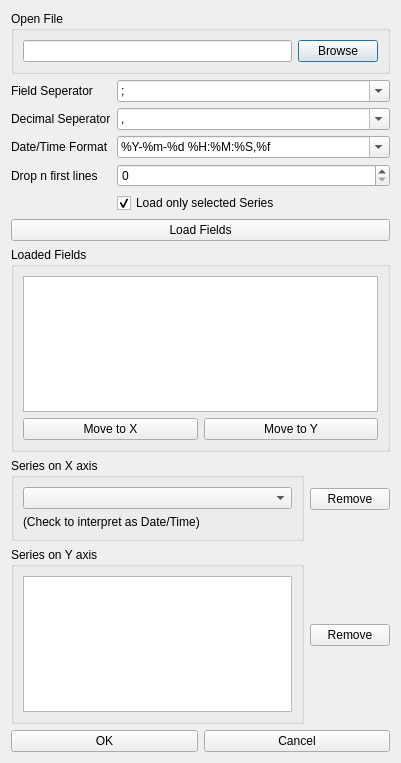
<?xml version="1.0" encoding="UTF-8"?>
<ui version="4.0">
 <class>NewPlot</class>
 <widget class="QDialog" name="NewPlot">
  <property name="geometry">
   <rect>
    <x>0</x>
    <y>0</y>
    <width>401</width>
    <height>763</height>
   </rect>
  </property>
  <property name="windowTitle">
   <string>New Plot</string>
  </property>
  <property name="sizeGripEnabled">
   <bool>false</bool>
  </property>
  <layout class="QVBoxLayout" name="verticalLayout_4">
   <item>
    <widget class="QGroupBox" name="groupBox">
     <property name="title">
      <string>Open File</string>
     </property>
     <layout class="QHBoxLayout" name="horizontalLayout">
      <item>
       <widget class="QLineEdit" name="txtFile"/>
      </item>
      <item>
       <widget class="QPushButton" name="btnBrowse">
        <property name="text">
         <string>Browse</string>
        </property>
       </widget>
      </item>
     </layout>
    </widget>
   </item>
   <item>
    <layout class="QFormLayout" name="formLayout">
     <item row="0" column="0">
      <widget class="QLabel" name="label">
       <property name="frameShape">
        <enum>QFrame::NoFrame</enum>
       </property>
       <property name="frameShadow">
        <enum>QFrame::Plain</enum>
       </property>
       <property name="text">
        <string>Field Seperator</string>
       </property>
      </widget>
     </item>
     <item row="0" column="1">
      <widget class="QComboBox" name="txtSep">
       <property name="editable">
        <bool>true</bool>
       </property>
       <item>
        <property name="text">
         <string>;</string>
        </property>
       </item>
       <item>
        <property name="text">
         <string>,</string>
        </property>
       </item>
       <item>
        <property name="text">
         <string>&lt;tab&gt;</string>
        </property>
       </item>
      </widget>
     </item>
     <item row="1" column="0">
      <widget class="QLabel" name="label">
       <property name="text">
        <string>Decimal Seperator</string>
       </property>
      </widget>
     </item>
     <item row="1" column="1">
      <widget class="QComboBox" name="txtDecimal">
       <property name="editable">
        <bool>true</bool>
       </property>
       <item>
        <property name="text">
         <string>,</string>
        </property>
       </item>
       <item>
        <property name="text">
         <string>.</string>
        </property>
       </item>
      </widget>
     </item>
     <item row="2" column="0">
      <widget class="QLabel" name="label_7">
       <property name="text">
        <string>Date/Time Format</string>
       </property>
      </widget>
     </item>
     <item row="2" column="1">
      <widget class="QComboBox" name="txtDateTime">
       <property name="editable">
        <bool>true</bool>
       </property>
       <item>
        <property name="text">
         <string>%Y-%m-%d %H:%M:%S,%f</string>
        </property>
       </item>
       <item>
        <property name="text">
         <string>%Y-%m-%d %H:%M:%S.%f</string>
        </property>
       </item>
       <item>
        <property name="text">
         <string>%H:%M</string>
        </property>
       </item>
       <item>
        <property name="text">
         <string>&lt;seconds&gt;</string>
        </property>
       </item>
       <item>
        <property name="text">
         <string>&lt;milliseconds&gt;</string>
        </property>
       </item>
       <item>
        <property name="text">
         <string>&lt;nanoseconds&gt;</string>
        </property>
       </item>
      </widget>
     </item>
     <item row="4" column="1">
      <widget class="QCheckBox" name="chkLoadNotAll">
       <property name="text">
        <string>Load only selected Series</string>
       </property>
       <property name="checked">
        <bool>true</bool>
       </property>
      </widget>
     </item>
     <item row="3" column="0">
      <widget class="QLabel" name="label_3">
       <property name="text">
        <string>Drop n first lines</string>
       </property>
      </widget>
     </item>
     <item row="3" column="1">
      <widget class="QSpinBox" name="spnLinedrop"/>
     </item>
    </layout>
   </item>
   <item>
    <widget class="QPushButton" name="btnLoad">
     <property name="text">
      <string>Load Fields</string>
     </property>
    </widget>
   </item>
   <item>
    <widget class="QGroupBox" name="groupBox">
     <property name="title">
      <string>Loaded Fields</string>
     </property>
     <layout class="QVBoxLayout" name="verticalLayout">
      <item>
       <widget class="QTableView" name="lstVAll">
        <property name="selectionMode">
         <enum>QAbstractItemView::MultiSelection</enum>
        </property>
       </widget>
      </item>
      <item>
       <layout class="QHBoxLayout" name="horizontalLayout">
        <item>
         <widget class="QPushButton" name="btnToX">
          <property name="text">
           <string>Move to X</string>
          </property>
         </widget>
        </item>
        <item>
         <widget class="QPushButton" name="btnToY">
          <property name="text">
           <string>Move to Y</string>
          </property>
         </widget>
        </item>
       </layout>
      </item>
     </layout>
    </widget>
   </item>
   <item>
    <layout class="QGridLayout" name="gridLayout">
     <item row="2" column="0">
      <layout class="QHBoxLayout" name="horizontalLayout_6"/>
     </item>
     <item row="1" column="1">
      <widget class="QGroupBox" name="groupBox_5">
       <property name="title">
        <string>Series on Y axis</string>
       </property>
       <layout class="QVBoxLayout" name="verticalLayout_7">
        <item>
         <widget class="QListView" name="lstVY">
          <property name="selectionMode">
           <enum>QAbstractItemView::MultiSelection</enum>
          </property>
         </widget>
        </item>
       </layout>
      </widget>
     </item>
     <item row="0" column="1">
      <widget class="QGroupBox" name="groupBox_6">
       <property name="title">
        <string>Series on X axis</string>
       </property>
       <layout class="QVBoxLayout" name="verticalLayout_8">
        <item>
         <widget class="QComboBox" name="lstVX">
          <property name="maxCount">
           <number>4</number>
          </property>
         </widget>
        </item>
        <item>
         <widget class="QLabel" name="label_5">
          <property name="text">
           <string>(Check to interpret as Date/Time)</string>
          </property>
         </widget>
        </item>
       </layout>
      </widget>
     </item>
     <item row="1" column="2">
      <widget class="QPushButton" name="btnRemoveY">
       <property name="sizePolicy">
        <sizepolicy hsizetype="Fixed" vsizetype="Fixed">
         <horstretch>0</horstretch>
         <verstretch>0</verstretch>
        </sizepolicy>
       </property>
       <property name="text">
        <string>Remove</string>
       </property>
      </widget>
     </item>
     <item row="0" column="2">
      <widget class="QPushButton" name="btnRemoveX">
       <property name="sizePolicy">
        <sizepolicy hsizetype="Fixed" vsizetype="Fixed">
         <horstretch>0</horstretch>
         <verstretch>0</verstretch>
        </sizepolicy>
       </property>
       <property name="text">
        <string>Remove</string>
       </property>
      </widget>
     </item>
    </layout>
   </item>
   <item>
    <layout class="QHBoxLayout" name="horizontalLayout_3">
     <item>
      <widget class="QPushButton" name="btnOk">
       <property name="text">
        <string>OK</string>
       </property>
      </widget>
     </item>
     <item>
      <widget class="QPushButton" name="btnCancel">
       <property name="text">
        <string>Cancel</string>
       </property>
      </widget>
     </item>
    </layout>
   </item>
  </layout>
  <zorder>groupBox</zorder>
  <zorder>groupBox</zorder>
  <zorder>btnLoad</zorder>
 </widget>
 <resources/>
 <connections/>
 <designerdata>
  <property name="gridDeltaX">
   <number>10</number>
  </property>
  <property name="gridDeltaY">
   <number>10</number>
  </property>
  <property name="gridSnapX">
   <bool>true</bool>
  </property>
  <property name="gridSnapY">
   <bool>true</bool>
  </property>
  <property name="gridVisible">
   <bool>true</bool>
  </property>
 </designerdata>
</ui>
